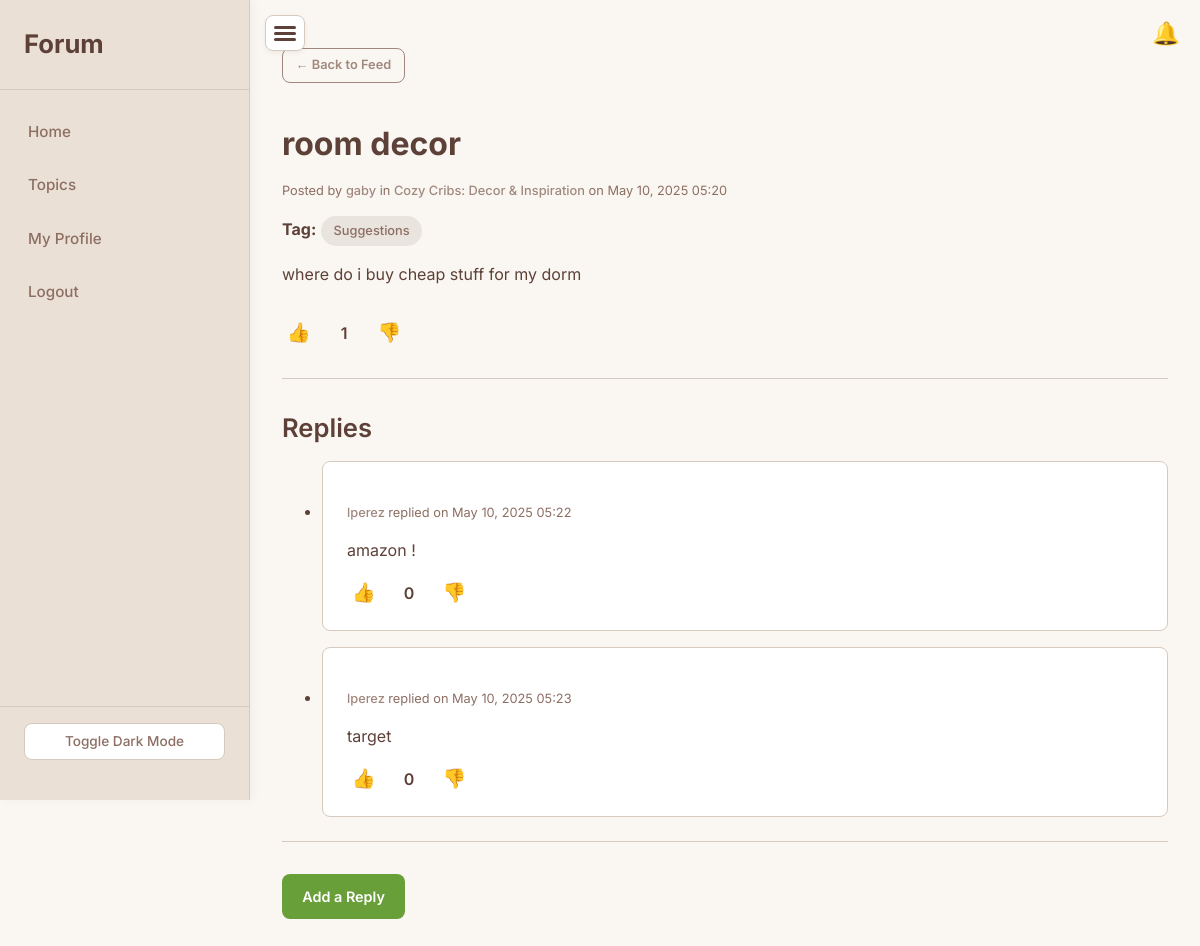
Screenshot of /post/11?origin=feed (signed in) with the database file from the repository.
### app/models.py (models this page shows, shortened)
class Post(db.Model):
    id = db.Column(db.Integer, primary_key=True)
    title = db.Column(db.String(200), nullable=False)
    content = db.Column(db.Text, nullable=False)
    timestamp = db.Column(db.DateTime, index=True, default=datetime.utcnow)
    user_id = db.Column(db.Integer, db.ForeignKey('user.id'), nullable=False)
    topic_id = db.Column(db.Integer, db.ForeignKey('topic.id'), nullable=False)
    media_url = db.Column(db.String(255), nullable=True)
    tag = db.Column(db.String(50), nullable=True)
    author = db.relationship('User', back_populates='posts')
    topic = db.relationship('Topic', back_populates='posts')
    replies = db.relationship('Reply', back_populates='post', lazy='dynamic', cascade='all, delete-orphan')
    votes = db.relationship('Vote', back_populates='post', lazy='dynamic', cascade='all, delete-orphan')
    @property
    def upvotes_count(self):
        return Vote.query.filter_by(post_id=self.id, vote_type='upvote').count()
    @property
    def downvotes_count(self):
        return Vote.query.filter_by(post_id=self.id, vote_type='downvote').count()
    @property
    def score(self):
        return self.upvotes_count - self.downvotes_count

class User(UserMixin, db.Model):
    id = db.Column(db.Integer, primary_key=True)
    username = db.Column(db.String(150), unique=True, nullable=False)
    email = db.Column(db.String(120), unique=True, nullable=False)
    password = db.Column(db.String(150), nullable=False)
    role = db.Column(db.String(10), nullable=False, default='student')
    profile_picture = db.Column(db.String(255), nullable=True)
    posts = db.relationship('Post', back_populates='author', lazy='dynamic', cascade='all, delete-orphan')
    replies = db.relationship('Reply', back_populates='author', lazy='dynamic', cascade='all, delete-orphan')
    votes = db.relationship('Vote', back_populates='user', lazy='dynamic', cascade='all, delete-orphan')
    followers = db.relationship(
        'Follow',
        foreign_keys='Follow.user_id',
        backref='followed_user',
        lazy='dynamic',
        cascade='all, delete-orphan'
    )
    following = db.relationship(
        'Follow',
        foreign_keys='Follow.follower_id',
        backref='follower_user',
        lazy='dynamic',
        cascade='all, delete-orphan'
    )

class Topic(db.Model):
    id = db.Column(db.Integer, primary_key=True)
    name = db.Column(db.String(100), unique=True, nullable=False)
    description = db.Column(db.String(255), nullable=True)
    slug = db.Column(db.String(120), unique=True, nullable=False)
    posts = db.relationship('Post', back_populates='topic', lazy='dynamic', cascade='all, delete-orphan')

class Reply(db.Model):
    id = db.Column(db.Integer, primary_key=True)
    content = db.Column(db.Text, nullable=False)
    timestamp = db.Column(db.DateTime, index=True, default=datetime.utcnow)
    user_id = db.Column(db.Integer, db.ForeignKey('user.id'), nullable=False)
    post_id = db.Column(db.Integer, db.ForeignKey('post.id'), nullable=False)
    media_url = db.Column(db.String(255), nullable=True)
    author = db.relationship('User', back_populates='replies')
    post = db.relationship('Post', back_populates='replies')
    votes = db.relationship('Vote', back_populates='reply', lazy='dynamic', cascade='all, delete-orphan')
    @property
    def upvotes_count(self):
        return Vote.query.filter_by(reply_id=self.id, vote_type='upvote').count()
    @property
    def downvotes_count(self):
        return Vote.query.filter_by(reply_id=self.id, vote_type='downvote').count()
    @property
    def score(self):
        return self.upvotes_count - self.downvotes_count

### app/routes.py (the view)
@main.route('/post/<int:post_id>')
@login_required
def view_post(post_id):
    post = Post.query.get_or_404(post_id)
    origin = request.args.get('origin', None)
    page_title = post.title
    return render_template('post.html', post=post, title=page_title, origin=origin)

### app/routes.py (called while the page is built)
@login_manager.user_loader
def load_user(user_id):
    return User.query.get(int(user_id))

@main.app_context_processor
def inject_notification_count():
    if current_user.is_authenticated:
        count = Notification.query.filter_by(user_id=current_user.id, is_read=False).count()
        return dict(unread_notifications_count=count)
    return dict(unread_notifications_count=0)

### app/templates/post.html (shortened to what this page needs)
{% extends 'base.html' %}
{% block content %}
    <div class="mb-2">
        {% if origin == 'feed' %}
            <a href="{{ url_for('main.home_page') }}" class="btn btn-secondary btn-sm">&larr; Back to Feed</a>
        {% else %}
            <a href="{{ url_for('main.view_topic', slug=post.topic.slug) }}" class="btn btn-secondary btn-sm">&larr; Back to {{ post.topic.name }}</a>
        {% endif %}
    </div>
    <h1>{{ post.title }}</h1>
    <p class="post-meta">
        Posted by <a href="{{ url_for('main.user_profile', username=post.author.username) }}">{{ post.author.username }}</a>
        in <a href="{{ url_for('main.view_topic', slug=post.topic.slug) }}">{{ post.topic.name }}</a>
        on {{ post.timestamp.strftime('%b %d, %Y %H:%M') }}
    </p>
    {% if post.tag %}
        <p class="mb-1"><strong>Tag:</strong> <span class="post-detail-tag-display">{{ post.tag }}</span></p>
    {% endif %}
    <div class="post-content-full mb-2">
        {{ post.content | safe }}
    </div>
    {% if current_user.is_authenticated %}
        <div class="vote-controls post-page-vote-controls">
            <form action="{{ url_for('main.vote_post', post_id=post.id, vote_type='upvote') }}" method="post" class="vote-form-inline">
                <button type="submit" aria-label="Upvote Post">👍</button>
            </form>
            <span class="vote-score">{{ post.score }}</span>
            <form action="{{ url_for('main.vote_post', post_id=post.id, vote_type='downvote') }}" method="post" class="vote-form-inline">
                <button type="submit" aria-label="Downvote Post">👎</button>
            </form>
        </div>
    {% else %}
        <p><a href="{{ url_for('main.login') }}">Log in to vote</a></p>
    {% endif %}
    <hr>
    <h2>Replies</h2>
    {% if post.replies.count() > 0 %}
        <ul class="profile-content-list">
            {% for reply in post.replies %}
            <li class="profile-content-list-item" id="reply-{{ reply.id }}">
                <p class="reply-author-meta post-meta">
                    <strong>
                        <a href="{{ url_for('main.user_profile', username=reply.author.username) }}">
                            {{ reply.author.username }}
                        </a>
                    </strong>
                    replied on {{ reply.timestamp.strftime('%b %d, %Y %H:%M') }}
                </p>
                <p class="reply-content">{{ reply.content | safe }}</p>
                {% if current_user.is_authenticated %}
                    <div class="vote-controls reply-vote-controls">
                        <form action="{{ url_for('main.vote_reply', reply_id=reply.id, vote_type='upvote') }}" method="post" class="vote-form-inline">
                            <button type="submit" aria-label="Upvote Reply">👍</button>
                        </form>
                        <span class="vote-score">{{ reply.score }}</span>
                        <form action="{{ url_for('main.vote_reply', reply_id=reply.id, vote_type='downvote') }}" method="post" class="vote-form-inline">
                            <button type="submit" aria-label="Downvote Reply">👎</button>
                        </form>
                    </div>
                {% endif %}
            </li>
            {% endfor %}
        </ul>
    {% else %}
        <p>No replies yet. Be the first to reply!</p>
    {% endif %}
    <hr class="mt-1-5 mb-1-5">
    {% if current_user.is_authenticated %}
        <a href="{{ url_for('main.create_reply', post_id=post.id) }}" class="btn btn-primary">Add a Reply</a>
    {% else %}
        <p><a href="{{ url_for('main.login') }}">Login to reply</a></p>
    {% endif %}
{% endblock %}

### rows the page displays
Post: title "room decor", timestamp "May 10, 2025 05:20", tag "Suggestions", content "where do i buy cheap stuff for my dorm"
User: author.username "gaby"
Topic: topic.name "Cozy Cribs: Decor & Inspiration"
Reply: author.username "lperez", timestamp "May 10, 2025 05:22", content "amazon !", score "0"
Reply: author.username "lperez", timestamp "May 10, 2025 05:23", content "target", score "0"

### other values shown
{{ post.score }} "1"
